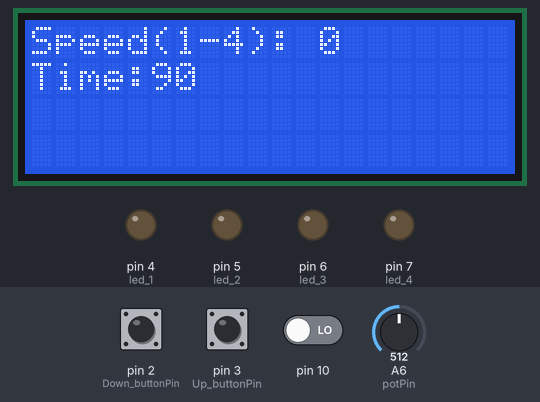
Simulated run of this sketch. Board: Arduino Nano, built with avr-gcc and run on an emulated ATmega328P. On the bench: 20×4 character LCD, output pins drawn as LEDs (lit = HIGH). The test bench sets the inputs (shaded band); at power-on: pin 3 (Up_buttonPin) HIGH, A6 (potPin) = 512, pin 2 (Down_buttonPin) HIGH, pin 10 LOW.

Above: at 1.2 s.
1.3 s: pin 3 (Up_buttonPin) pulled LOW for 0.15 s
At 1.8 s:
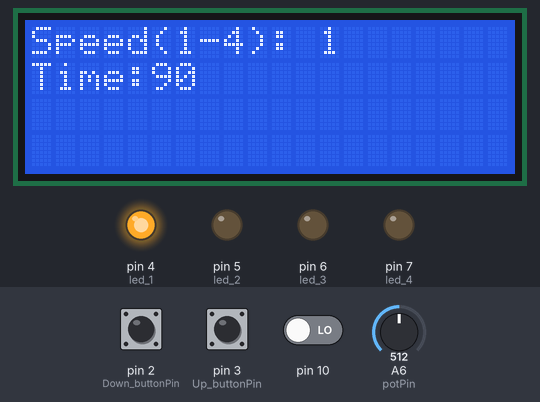
2.9 s: pin 3 (Up_buttonPin) pulled LOW for 1 s
At 4.3 s:
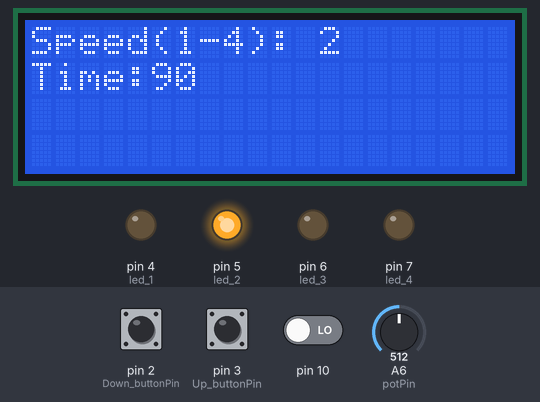
5.4 s: pin 3 (Up_buttonPin) pulled LOW for 0.15 s
At 6.6 s:
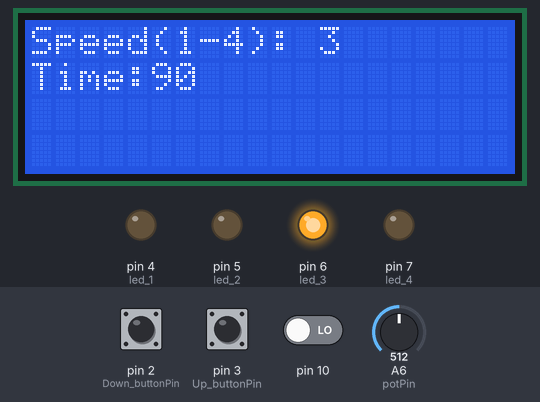
7.0 s: pin 3 (Up_buttonPin) pulled LOW for 3.2 s
At 8.0 s:
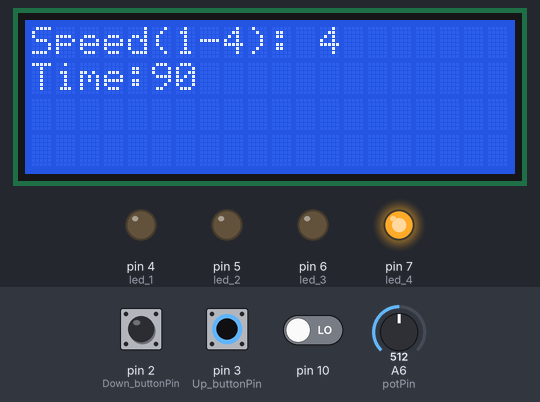
11.7 s: A6 (potPin) set to 610
At 12.7 s:
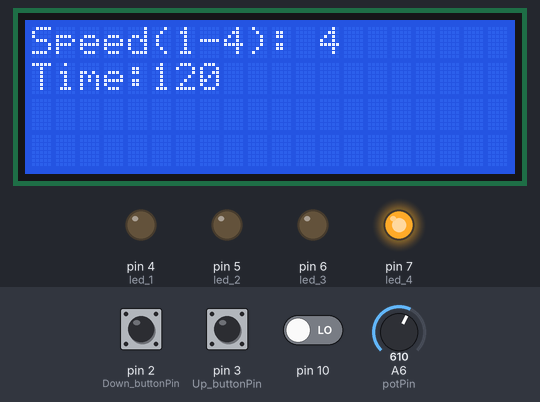
13.2 s: pin 2 (Down_buttonPin) pulled LOW for 0.15 s
At 14.4 s:
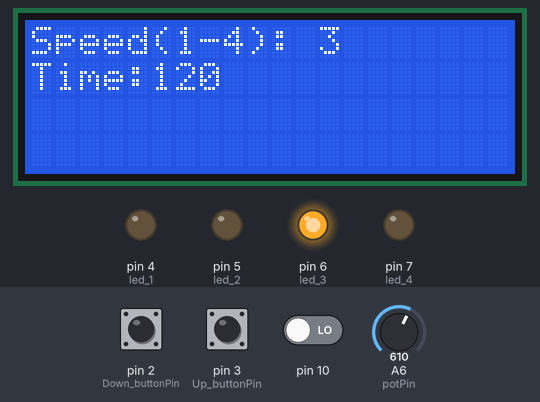
Timing chart, 0 to 15.8 s (numbered marks = the images above; inputs shaded):
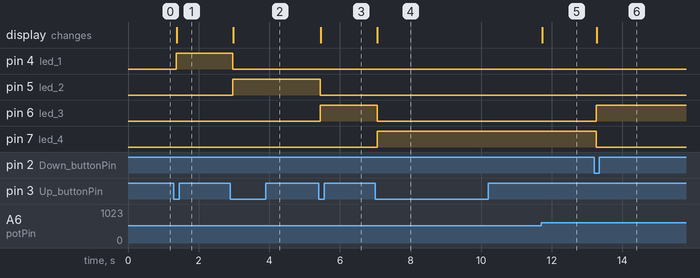

The sketch:

slave.ino
```cpp
#include <Wire.h>
#include <LiquidCrystal_I2C.h>

LiquidCrystal_I2C lcd(0x27, 20, 4); // set the LCD address to 0x27 for a 16 chars and 2 line display

const int Up_buttonPin = 3;
const int Down_buttonPin = 2;

int counter = 0;
int up_buttonState = 0;
int up_lastButtonState = 0;
int down_buttonState = 0;
int down_lastButtonState = 0;

byte sendTime;
byte sendGear;

int led_1 = 4;
int led_2 = 5;
int led_3 = 6;
int led_4 = 7;

int potValue = 0;
int potPin = A6;
bool bPress = false;

int timer = 0;

int drive_time = 0;
int temp1 = 0;
int temp2 = 1;

volatile byte command = 0;

void setup(void)
{

  pinMode(Up_buttonPin, INPUT_PULLUP);
  pinMode(Down_buttonPin, INPUT_PULLUP);
  // have to send on master in, *slave out*
  pinMode(MISO, OUTPUT);

  pinMode(led_1, OUTPUT);
  pinMode(led_2, OUTPUT);
  pinMode(led_3, OUTPUT);
  pinMode(led_4, OUTPUT);

  pinMode(potPin, INPUT);

  lcd.init(); // initialize the lcd
  lcd.backlight();
  // turn on SPI in slave mode
  SPCR |= _BV(SPE);

  // turn on interrupts
  SPCR |= _BV(SPIE);

} // end of setup

// SPI interrupt routine
ISR(SPI_STC_vect)
{
  byte c = SPDR;

  switch (command)
  {
  // no command? then this is the command
  case 0:
    command = c;
    SPDR = 0;
    break;

  // add to incoming byte, return result
  case 'g':
    SPDR = counter; // add 15
    break;

  // subtract from incoming byte, return result
  case 't':
    SPDR = drive_time; // subtract 8
    break;

  } // end of switch

} // end of interrupt service routine (ISR) SPI_STC_vect

void loop(void)
{

  potValue = analogRead(potPin);
  drive_time = driveTime(potValue);
  if (drive_time > 100)
  {
    temp1 = 1;
  }
  else if ((drive_time < 100) && (temp1 == 1))
  {
    temp2 = 0;
  }
  if ((temp2 == 0) && (temp1 == 1))
  {
    lcd.clear();
    temp2 = 1;
    temp1 = 0;
  }
  lcd.setCursor(0, 0);
  lcd.print("Speed(1-4): ");
  lcd.print(counter);
  lcd.setCursor(0, 1);
  lcd.print("Time:");
  lcd.print(drive_time);

  countUp();
  countDown();

  turn_led_on(counter, led_1, 1);
  turn_led_on(counter, led_2, 2);
  turn_led_on(counter, led_3, 3);
  turn_led_on(counter, led_4, 4);

  Serial.print("potentiometri ");
  Serial.print(drive_time);
  Serial.println();

  if (counter > 4)
  {
    counter = 4;
  }
  else if (counter < 0)
  {

    counter = 0;
  }

  // if SPI not active, clear current command
  sendTime = 30;
  if (digitalRead(SS) == HIGH)
    command = 0;
} // end of loop

void countUp()
{
  up_buttonState = digitalRead(Up_buttonPin);
  // compare the buttonState to its previous state
  if (up_buttonState != up_lastButtonState)
  {
    // if the state has changed, increment the counter
    if (up_buttonState == LOW)
    {
      bPress = true;
      // if the current state is HIGH then the button went from off to on:
      counter++;
      Serial.println("on");
      Serial.print("number of button pushes: ");
      Serial.println(counter);
    }
    else
    {
      // if the current state is LOW then the button went from on to off:
      Serial.println("off");
    }
    // Delay a little bit to avoid bouncing
    delay(50);
  }
  // save the current state as the last state, for next time through the loop
  up_lastButtonState = up_buttonState;
}

void countDown()
{
  down_buttonState = digitalRead(Down_buttonPin);
  // compare the buttonState to its previous state
  if (down_buttonState != down_lastButtonState)
  {
    // if the state has changed, increment the counter
    if (down_buttonState == LOW)
    {
      bPress = true;
      // if the current state is HIGH then the button went from off to on:
      counter--;
      Serial.println("on");
      Serial.print("number of button pushes: ");
      Serial.println(counter);
    }
    else
    {
      // if the current state is LOW then the button went from on to off:
      Serial.println("off");
    }
    // Delay a little bit to avoid bouncing
    delay(50);
  }
  // save the current state as the last state, for next time through the loop
  down_lastButtonState = down_buttonState;
}

void turn_led_on(int counter_value, int led, int turn_on_value)
{
  if (counter_value != turn_on_value)
  {
    digitalWrite(led, LOW);
  }
  else
  {
    digitalWrite(led, HIGH);
  }
}

int driveTime(int potValue)
{

  if (potValue < 200)
  {
    timer = 30;
  }
  else if ((potValue >= 200) && (potValue < 400))
  {
    timer = 60;
  }
  else if ((potValue >= 400) && (potValue < 600))
  {
    timer = 90;
  }
  else if ((potValue >= 600))
  {
    timer = 120;
  }
  return timer;
}
```

Measured:
- after the input at 1.3 s, pin 4 (led_1): LOW → HIGH after 0.07 s; the display: changes after 0.08 s (image 1)
- after the input at 2.9 s, pin 4 (led_1): HIGH → LOW after 0.07 s; pin 5 (led_2): LOW → HIGH after 0.07 s; the display: changes after 0.08 s (image 2)
- after the input at 5.4 s, pin 5 (led_2): HIGH → LOW after 0.05 s; pin 6 (led_3): LOW → HIGH after 0.05 s; the display: changes after 0.06 s (image 3)
- after the input at 7.0 s, pin 6 (led_3): HIGH → LOW after 0.05 s; pin 7 (led_4): LOW → HIGH after 0.05 s; the display: changes after 0.06 s (image 4)
- after the input at 11.7 s, the display: changes at once (image 5)
- after the input at 13.2 s, pin 6 (led_3): LOW → HIGH after 0.06 s; pin 7 (led_4): HIGH → LOW after 0.06 s; the display: changes after 0.08 s (image 6)
